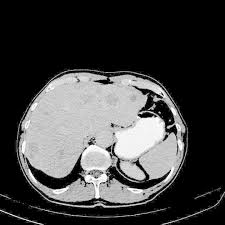
#> input picture Python Nitin/Image processing lab/Assignment 1/1.jpg, 225 x 225 px, found by its file name
$ jupyter execute assmt2.ipynb
#> lines starting #> are read from the running program, lines starting #| are printed output that depends on the picture
[cell 1]
import cv2
import matplotlib.pyplot as plt
import numpy as np
from skimage.exposure import match_histograms

# Histogram Equalization

[cell 2]
# Perform the Histogram Equalization for "image 1"
img = cv2.imread("1.jpg", 0)
#> img is the input picture: shape (225, 225); min 0, max 255, mean 66.4
eq_img = cv2.equalizeHist(img)
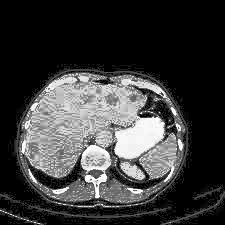
#> eq_img: shape (225, 225); min 0, max 255, mean 58.6
res = np.hstack((img, eq_img))
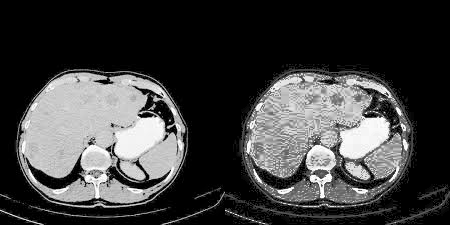
#> res: shape (225, 450); min 0, max 255, mean 62.5

plt.title("L. (Original Image), R. (Histogram Equalized Image)")
plt.imshow(cv2.cvtColor(res, cv2.COLOR_BGR2RGB), cmap = "gray")
plt.axis("off")

plt.show()

# Histogram Matching

[cell 3]
# Perform the Histogram Specification / Matching for the image2. Take the histogram of "imagex as the specified histogram.

img = cv2.imread("/content/6.png", 0)
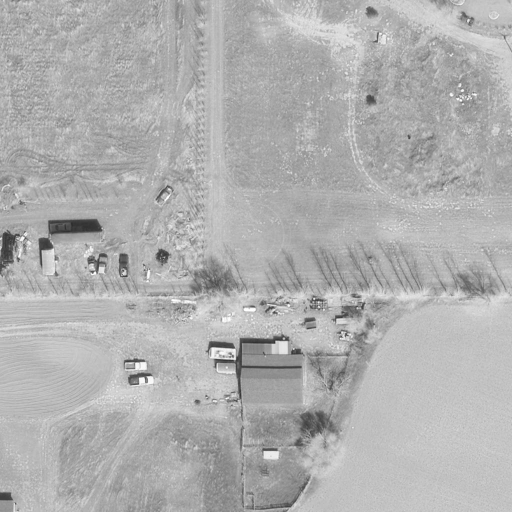
#> input picture Python Nitin/Image processing lab/Assignment 1/6.png, 512 x 512 px, found by its file name
#> img is the input picture: shape (512, 512); min 46, max 255, mean 175.9
img2 = cv2.imread("/content/7.png", 0)
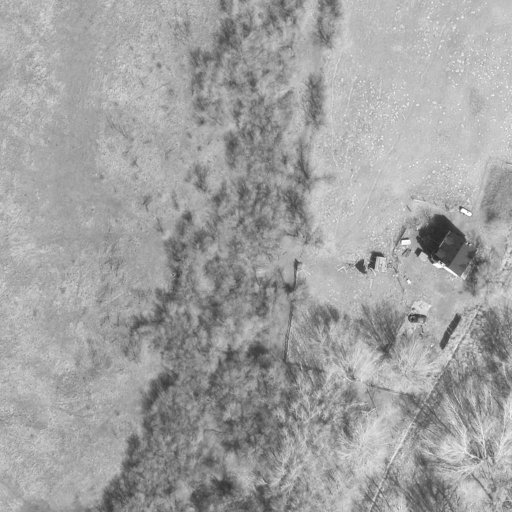
#> input picture Python Nitin/Image processing lab/Assignment 1/7.png, 512 x 512 px, found by its file name
#> img2 is the input picture: shape (512, 512); min 38, max 255, mean 161.3
matched = match_histograms(img, img2)
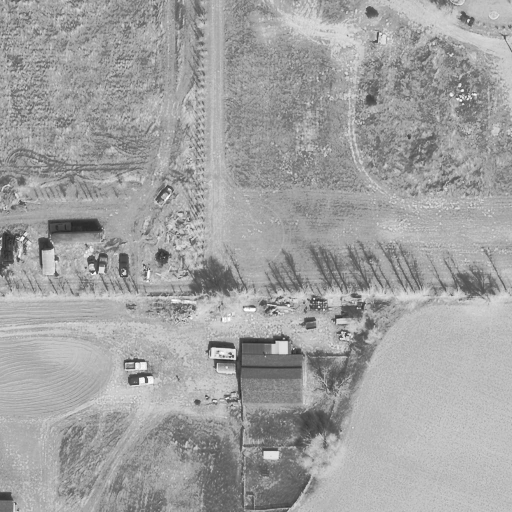
#> matched: shape (512, 512) float64; min 38, max 255, mean 161.6

plt.figure(figsize = (10, 10))

plt.subplot(131)
plt.title("Original Image")
plt.imshow(cv2.cvtColor(img, cv2.COLOR_BGR2RGB))
plt.axis("off")

plt.subplot(132)
plt.title("Reference Image")
plt.imshow(cv2.cvtColor(img2, cv2.COLOR_BGR2RGB))
plt.axis("off")

plt.subplot(133)
plt.title("After Histogram Matching")
plt.imshow(matched, cmap = "gray")
plt.axis("off")

plt.show()

# Image Filters

[cell 4]
# Apply 3 * 3 and 5 * 5 filter on the "image3" and "image4" respectively
img3 = cv2.imread("img3.png", 0)
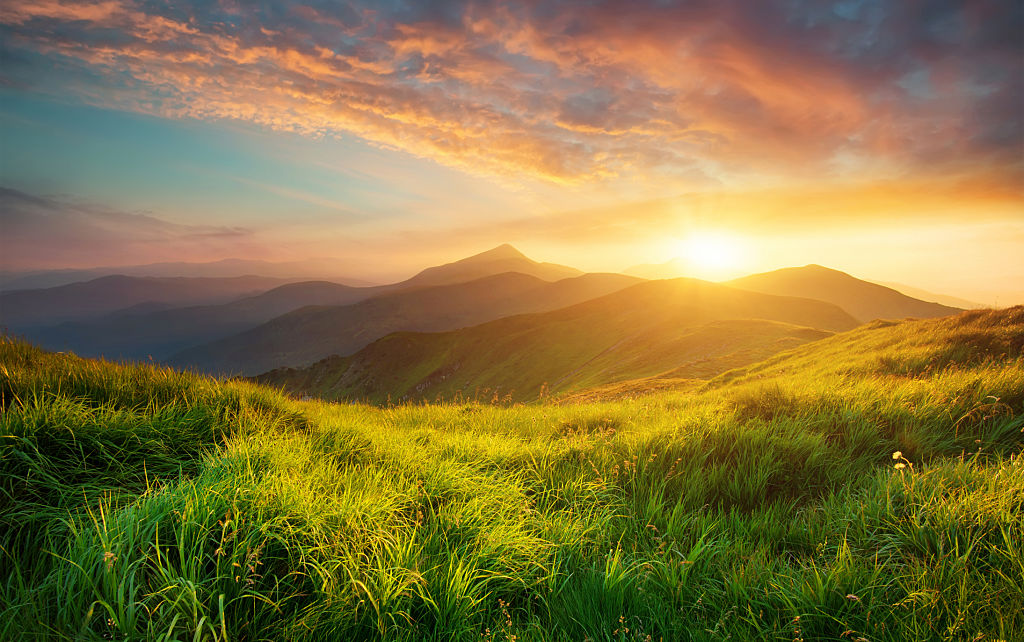
#> input picture Python Nitin/Image processing lab/Assignment 2/img3.png, 1024 x 642 px
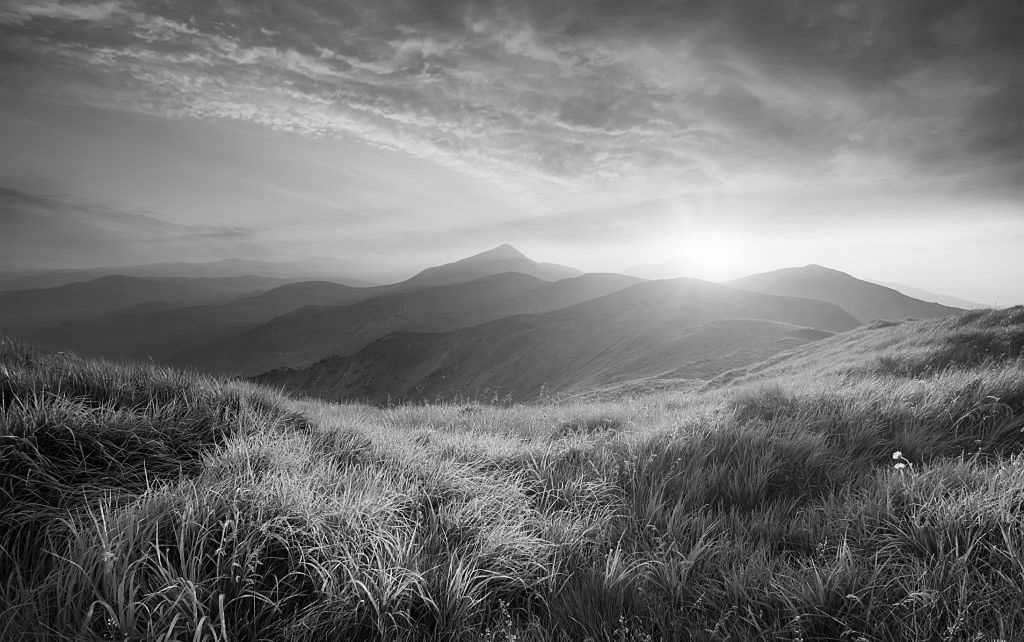
#> img3: shape (642, 1024); min 0, max 254, mean 116.2
img4 = cv2.imread("img4.png", 0)
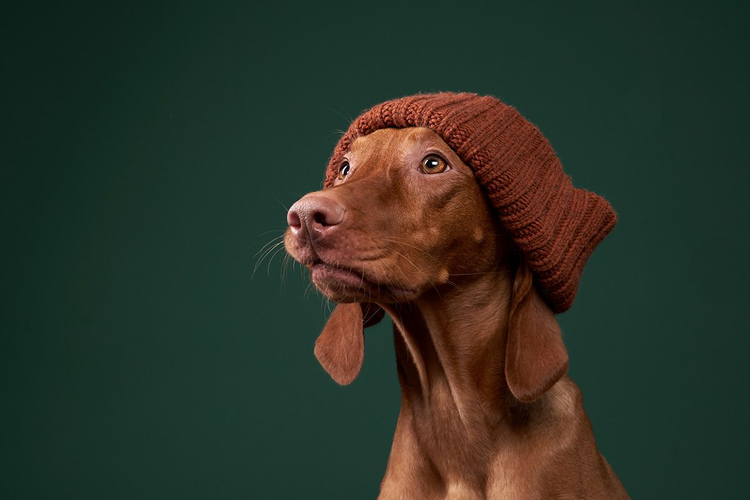
#> input picture Python Nitin/Image processing lab/Assignment 2/img4.png, 750 x 500 px
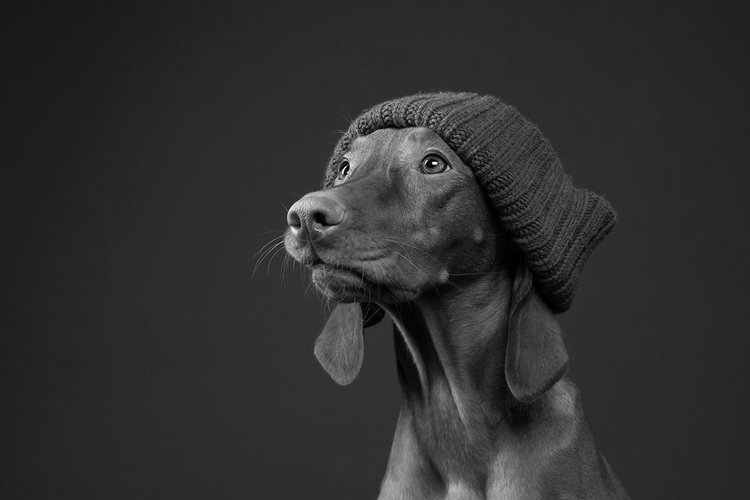
#> img4: shape (500, 750); min 0, max 255, mean 47.6

md_filtered3 = cv2.medianBlur(img3, 3)
md_filtered4 = cv2.medianBlur(img4, 5)

figure = plt.figure(figsize = (10, 10))

plt.subplot(221)
plt.title("Original Image 3")
plt.imshow(img3, cmap = "gray")
plt.axis("off")

plt.subplot(222)
plt.title("Median Blur Filter Applied")
plt.imshow(md_filtered3, cmap = "gray")
plt.axis("off")

plt.subplot(223)
plt.title("Original Image 4")
plt.imshow(img4, cmap = "gray")
plt.axis("off")

plt.subplot(224)
plt.title("Median Blur Filter Applied ")
plt.imshow(md_filtered4, cmap = "gray")
plt.axis("off")

plt.show()

[cell 5]
# Apply 3 * 3 and 5 * 5 mean filter on "image3" & "image4"
img3 = cv2.imread("img3.png", 0)
img4 = cv2.imread("img4.png", 0)

mean_filtered3 = cv2.blur(img3, (3, 3))
mean_filtered4 = cv2.blur(img4, (5, 5))

figure = plt.figure(figsize = (10, 10))

plt.subplot(221)
plt.title("Original Image 3")
plt.imshow(img3, cmap = "gray")
plt.axis("off")

plt.subplot(222)
plt.title("Mean Blur Filter Applied")
plt.imshow(mean_filtered3, cmap = "gray")
plt.axis("off")

plt.subplot(223)
plt.title("Original Image 4")
plt.imshow(img4, cmap = "gray")
plt.axis("off")

plt.subplot(224)
plt.title("Median Blur Filter Applied ")
plt.imshow(mean_filtered4, cmap = "gray")
plt.axis("off")

plt.show()

[cell 6]
# Apply the following weighted mean filter to "image3" & "image4"
#          [[1, 2, 1],
# (1/16)   [2, 4, 2],
#         [1, 2, 1]]

img3 = cv2.imread("img3.png", 0)
img4 = cv2.imread("img4.png", 0)
kernel = np.array([[1, 2, 1], [2, 4, 2], [1, 2, 1]]) / 16

filtered_img3 = cv2.filter2D(img3, -1, kernel)
filtered_img4 = cv2.filter2D(img4, -1, kernel)

figure = plt.figure(figsize = (10, 10))

plt.subplot(221)
plt.title("Original Image 3")
plt.imshow(img3, cmap = "gray")
plt.axis("off")

plt.subplot(222)
plt.title("Mean Blur Filter Applied")
plt.imshow(filtered_img3, cmap = "gray")
plt.axis("off")

plt.subplot(223)
plt.title("Original Image 4")
plt.imshow(img4, cmap = "gray")
plt.axis("off")

plt.subplot(224)
plt.title("Median Blur Filter Applied ")
plt.imshow(filtered_img4, cmap = "gray")
plt.axis("off")

plt.show()
